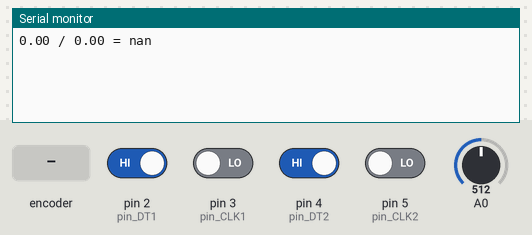
Bench run of a sketch on a simulated Arduino Uno, built with avr-gcc and run on an emulated ATmega328P. Shown: the last lines printed to the serial monitor. The test bench sets the inputs (shaded band); at power-on: pin 2 (pin_DT1), pin 4 (pin_DT2) HIGH, pin 3 (pin_CLK1), pin 5 (pin_CLK2) LOW, A0 = 512.

Above: at 1.2 s.
1.3 s: A0 set to 306
At 2.5 s:
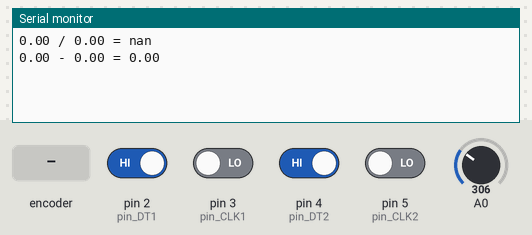
2.8 s: A0 set to 900
At 3.6 s:
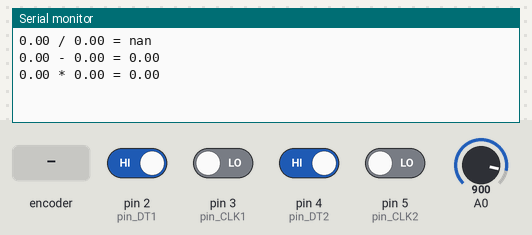
4.3 s: pin 2 (pin_DT1) driven LOW
At 4.8 s:
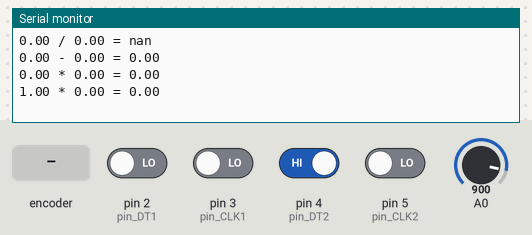
5.8 s: A0 set to 716
At 7.0 s:
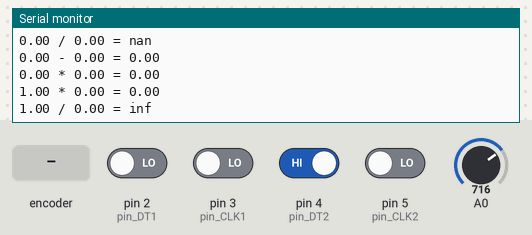
7.3 s: pin 4 (pin_DT2) driven LOW
At 8.2 s:
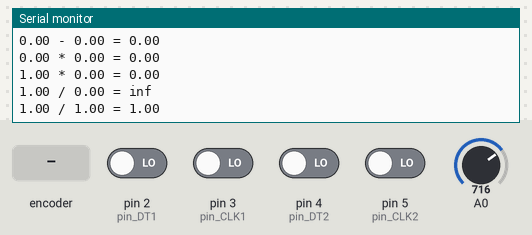
8.8 s: rotary encoder on pin 3 (pin_CLK1) / pin 2 (pin_DT1) turned 1 step (first pin leading)
At 9.7 s:
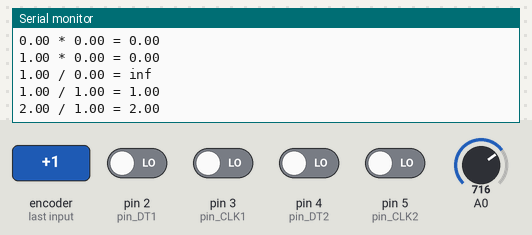

The sketch:

Calculator.ino
```cpp
int pin_DT1 = 2;
int pin_CLK1 = 3;
int pin_DT2 = 4;
int pin_CLK2 = 5;
int Last1;
int Last2;
float enc_count1 = 0;
float enc_count2 = 0;
char znak = '+';
// Here i define all variables
void setup() {
   pinMode (pin_DT1,INPUT);
   pinMode (pin_CLK1,INPUT);
   pinMode (pin_DT2,INPUT);
   pinMode (pin_CLK2,INPUT);

   // Here we says arduino: "On 2,3,4,5,6 ports we get a variables(not send)"
   Last1 = digitalRead(pin_DT1);
   Last2 = digitalRead(pin_DT2);
   Serial.begin (9600); // Here i start a port monitor
 }
float floatMap(float x, float in_min, float in_max, float out_min, float out_max) {
  return (x - in_min) * (out_max - out_min) / (in_max - in_min) + out_min;
}
void loop() {
int ptnvalue = analogRead(A0);
float valptn = floatMap(ptnvalue, 0, 1023, 1, 5);
char oldznak = znak;
//Serial.println(valptn);
if(valptn <= 2 && valptn >= 1) znak = '+';
if(valptn <= 3 && valptn >= 2) znak = '-';
if(valptn <= 4 && valptn >= 3) znak = '/';
if(valptn <= 5 && valptn >= 4 ) znak = '*';

if(oldznak != znak){
  Serial.print(enc_count1);
  Serial.print(" ");
  Serial.print(znak);
  Serial.print(" ");
  Serial.print(enc_count2);
  Serial.print(" ");
  Serial.print("=");
  Serial.print(" ");
  if(znak == '+') Serial.println(enc_count1+enc_count2);
  if(znak == '-') Serial.println(enc_count1-enc_count2);
  if(znak == '*') Serial.println(enc_count1*enc_count2);
  if(znak == '/') Serial.println(enc_count1/enc_count2);
}
//If char changed: arduino print result
Last1 = encTick(pin_DT1,pin_CLK1,Last1,1);
Last2 = encTick(pin_DT2,pin_CLK2,Last2,2);
//Here arduino every time ask encoder
}

int encTick(int pin_DT,int pin_CLK, int Last, int num){

  int DT;
  boolean left;
  DT = digitalRead(pin_DT);
  if (DT != Last){
     if (digitalRead(pin_CLK) != DT) {
        if(num == 1) enc_count1--;
        if(num == 2) enc_count2--;
        left = false;
     } else {
        left = true;
        if(num == 1) enc_count1++;
        if(num == 2) enc_count2++;
     }
     //This just function for encoder(more information you can find on google)
     Serial.print(enc_count1);
     Serial.print(" ");
     Serial.print(znak);
     Serial.print(" ");
     Serial.print(enc_count2);
     Serial.print(" ");
     Serial.print("=");
     Serial.print(" ");
     if(znak == '+') Serial.println(enc_count1+enc_count2);
     if(znak == '-') Serial.println(enc_count1-enc_count2);
     if(znak == '*') Serial.println(enc_count1*enc_count2);
     if(znak == '/') Serial.println(enc_count1/enc_count2);
     //here we print all data to monitor port
   }
   Last = DT;
   return Last;
 }
```

Measured:
- after the input at 1.3 s, the serial monitor: prints a new line at once (image 1)
- after the input at 2.8 s, the serial monitor: prints a new line at once (image 2)
- after the input at 4.3 s, the serial monitor: prints a new line at once (image 3)
- after the input at 5.8 s, the serial monitor: prints a new line at once (image 4)
- after the input at 7.3 s, the serial monitor: prints a new line at once (image 5)
- after the input at 8.8 s, the serial monitor: prints a new line after 0.08 s (image 6)
